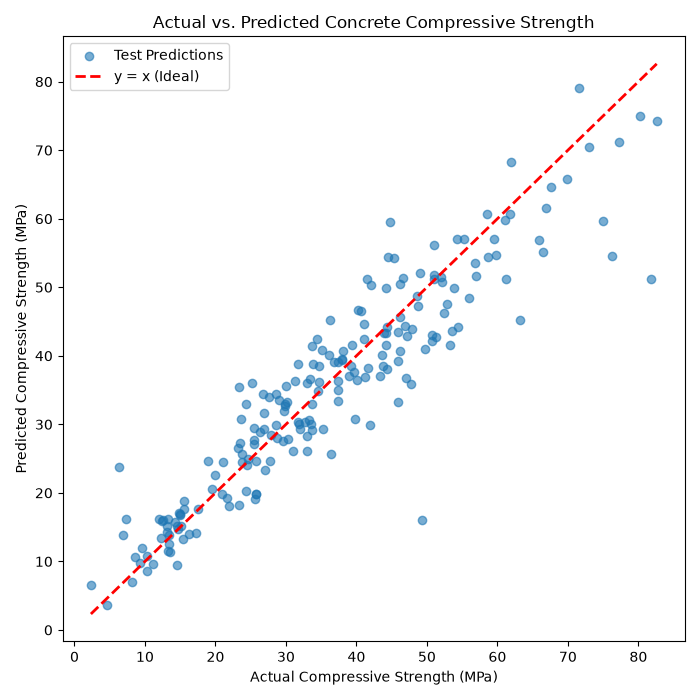

Write Python code to recreate this figure.
import matplotlib.pyplot as plt
import numpy as np
import pandas as pd
from sklearn.linear_model import LinearRegression, Ridge
from sklearn.metrics import mean_absolute_error, mean_squared_error
from sklearn.model_selection import GridSearchCV, KFold, cross_val_score, train_test_split
from sklearn.pipeline import Pipeline
from sklearn.preprocessing import PolynomialFeatures, StandardScaler

# Load dataset and remove duplicates
concrete = pd.read_csv("concrete_strength.csv").drop_duplicates()
target = "Concrete compressive strength"
X = concrete.drop(columns=target)
y = concrete[target]

# (a) 80/20 split and linear baseline CV
X_train, X_test, y_train, y_test = train_test_split(
    X, y, test_size=0.20, random_state=42
)
print(f"Training rows: {len(X_train)}, Test rows: {len(X_test)}")

folds = KFold(n_splits=5, shuffle=True, random_state=42)
scoring = "neg_root_mean_squared_error"

linear_rmse = -cross_val_score(
    LinearRegression(), X_train, y_train, cv=folds, scoring=scoring
)
print(f"Linear Baseline Mean CV RMSE: {linear_rmse.mean():.2f} MPa")

# (b) Tune Polynomial + StandardScaler + Ridge pipeline
pipeline = Pipeline([
    ("poly", PolynomialFeatures(include_bias=False)),
    ("scale", StandardScaler()),
    ("ridge", Ridge()),
])

param_grid = {
    "poly__degree": [1, 2, 3],
    "ridge__alpha": [0.01, 0.1, 1, 10, 100],
}

search = GridSearchCV(pipeline, param_grid, cv=folds, scoring=scoring, refit=True)
search.fit(X_train, y_train)

# Print top 3 settings
results = pd.DataFrame(search.cv_results_)
top3 = results.sort_values("rank_test_score").head(3)
print("\nTop 3 Grid Search Settings:")
for _, row in top3.iterrows():
    print(
        f"Rank {int(row['rank_test_score'])}: "
        f"degree={row['param_poly__degree']}, alpha={row['param_ridge__alpha']} "
        f"-> Mean CV RMSE: {-row['mean_test_score']:.2f} MPa"
    )

# (c) Evaluate on held-out test set and plot
test_preds = search.predict(X_test)
test_rmse = np.sqrt(mean_squared_error(y_test, test_preds))
test_mae = mean_absolute_error(y_test, test_preds)
print(f"\nTuned Model Test RMSE: {test_rmse:.2f} MPa")
print(f"Tuned Model Test MAE: {test_mae:.2f} MPa")

# Print example degree-2 feature names for part (d)
poly_features = search.best_estimator_.named_steps["poly"].get_feature_names_out(X.columns)
interactions = [f for f in poly_features if " " in f]
print(f"\nExample degree-2 interaction term: {interactions[0]}")

plt.figure(figsize=(7, 7))
plt.scatter(y_test, test_preds, alpha=0.6, label="Test Predictions")
min_val = min(y_test.min(), test_preds.min())
max_val = max(y_test.max(), test_preds.max())
plt.plot([min_val, max_val], [min_val, max_val], "r--", linewidth=2, label="y = x (Ideal)")
plt.xlabel("Actual Compressive Strength (MPa)")
plt.ylabel("Predicted Compressive Strength (MPa)")
plt.title("Actual vs. Predicted Concrete Compressive Strength")
plt.legend()
plt.tight_layout()
plt.savefig("task3_concrete.png")
plt.close()
